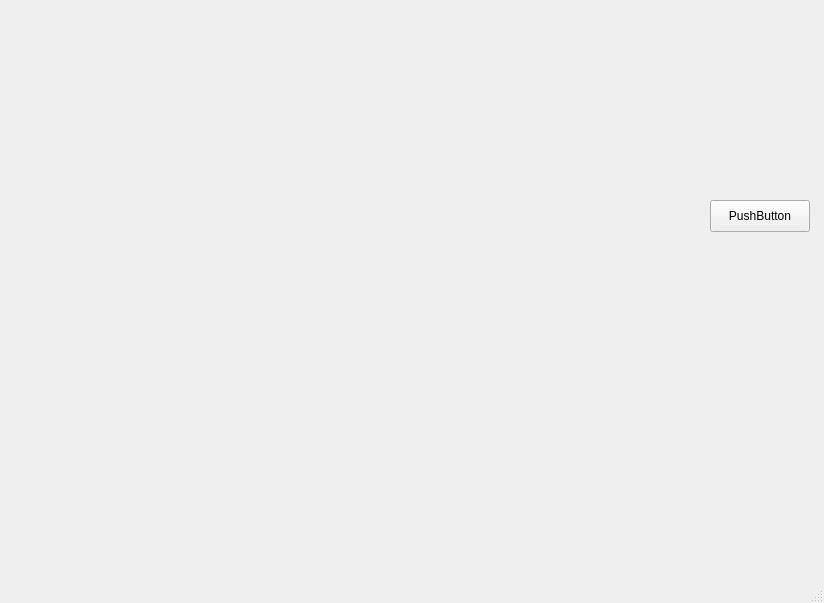
<?xml version="1.0" encoding="UTF-8"?>
<ui version="4.0">
 <class>MainWindow</class>
 <widget class="QMainWindow" name="MainWindow">
  <property name="geometry">
   <rect>
    <x>0</x>
    <y>0</y>
    <width>824</width>
    <height>603</height>
   </rect>
  </property>
  <property name="windowTitle">
   <string>MainWindow</string>
  </property>
  <widget class="QWidget" name="centralwidget">
   <widget class="Myopengl" name="widget" native="true">
    <property name="geometry">
     <rect>
      <x>12</x>
      <y>12</y>
      <width>651</width>
      <height>525</height>
     </rect>
    </property>
   </widget>
   <widget class="QPushButton" name="OpenobjFile">
    <property name="geometry">
     <rect>
      <x>710</x>
      <y>200</y>
      <width>100</width>
      <height>32</height>
     </rect>
    </property>
    <property name="text">
     <string>PushButton</string>
    </property>
   </widget>
  </widget>
  <widget class="QMenuBar" name="menubar">
   <property name="geometry">
    <rect>
     <x>0</x>
     <y>0</y>
     <width>824</width>
     <height>24</height>
    </rect>
   </property>
  </widget>
  <widget class="QStatusBar" name="statusbar"/>
 </widget>
 <customwidgets>
  <customwidget>
   <class>Myopengl</class>
   <extends>QWidget</extends>
   <header>myopengl.h</header>
   <container>1</container>
  </customwidget>
 </customwidgets>
 <resources/>
 <connections/>
</ui>
